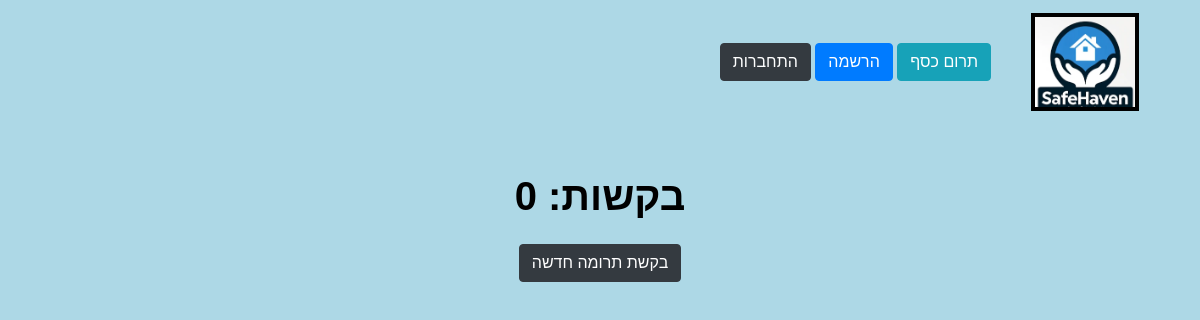
The app's page /forum/home/, older data.
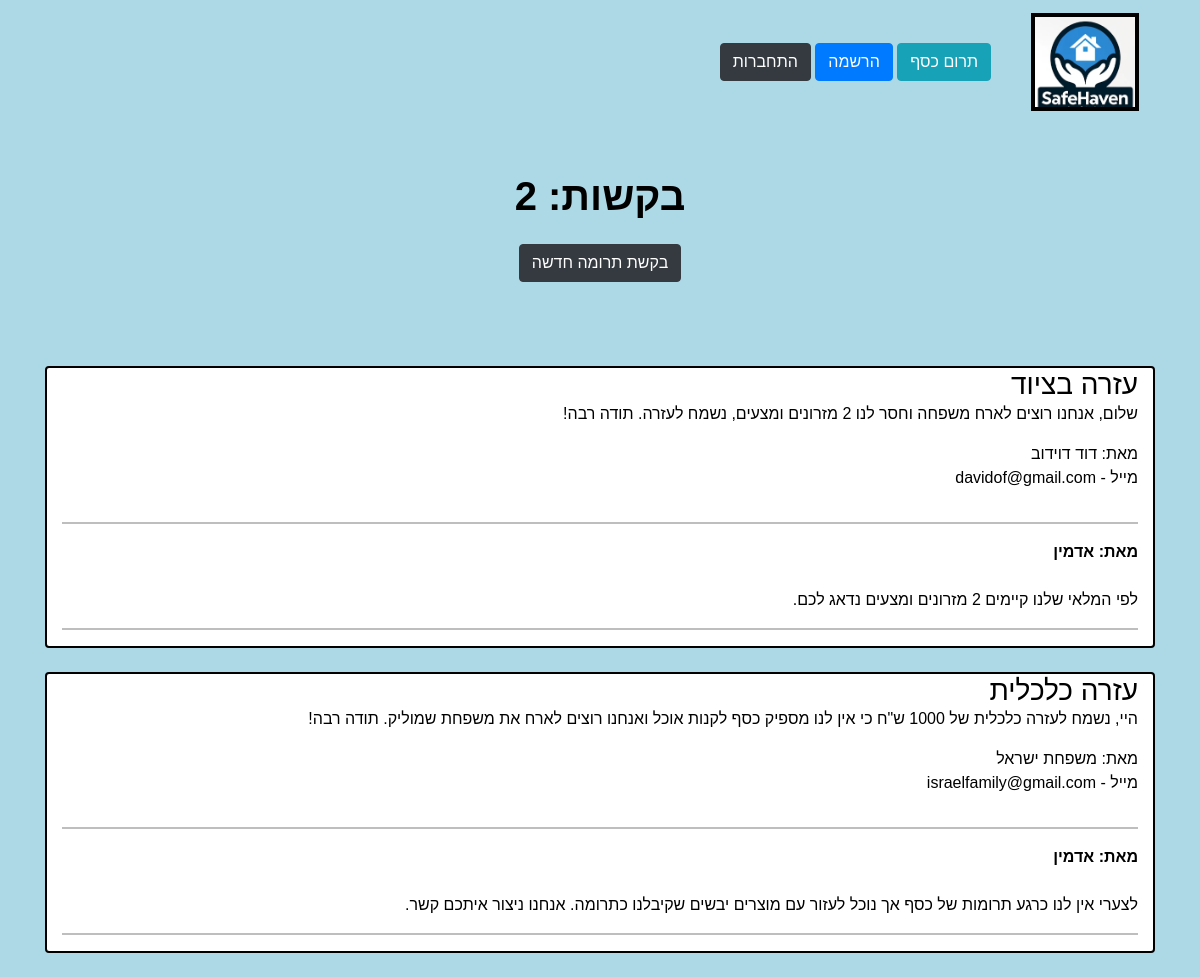
The same page, newer data.
### forum/models.py (models this page shows, shortened)
class forum(models.Model):
    name = models.CharField(max_length=200, default="אנונימי", verbose_name="שם")
    email = models.EmailField(max_length=200, null=True, verbose_name="אימייל")  # only email allowed
    topic = models.CharField(max_length=300, verbose_name="נושא")
    description = models.TextField(default=None, blank=True, verbose_name="תיאור")
    date_created = models.DateTimeField(auto_now_add=True, null=True, verbose_name="תאריך")
    class Meta:
        verbose_name_plural = "בקשות תרומה"

class Discussion(models.Model):
    forum = models.ForeignKey(forum, blank=True, on_delete=models.CASCADE, default=None, verbose_name="הנושא עליו תרצה להגיב")
    discuss = models.TextField(max_length=5000, default=None, blank=True, verbose_name="התגובה")
    name = models.CharField(max_length=100, blank=True, default=None, verbose_name="שם")
    class Meta:
        verbose_name_plural = "תגובות לבקשות תרומה"

### forum/views.py (the view)
# urls.py: path('home/', home, name='home'),
def home(request):
    forums = forum.objects.all()  # getting all subject -> to send for the template and display them
    count = forums.count()  # counting all subjects to show the count in the template
    discussions = []  # List of comments
    comment = CreateInDiscussion()
    for i in forums:
        discussions.append(i.discussion_set.all())  # adding the comments to each forum
    context = {'forums': forums,  # a dictionary to send all the info to the template
               'count': count,
               'discussions': discussions,
               'comment': comment}
    return render(request, 'forum/home.html', context)

### host/templatetags/user_filters.py (called while the page is built)
@register.filter(name='has_group')
def has_group(user, group_name):
    group = Group.objects.get(name=group_name)
    return group in user.groups.all()

### forum/templates/forum/home.html (shortened to what this page needs)
{% extends 'base_layout.html' %}
{% load static %}
{% block content %}
<center>
<br>
    <br>
    <h1><b>בקשות: {{ count }} </b></h1> <br>
    {% if user.is_authenticated and not user.is_superuser %}
            <a role="button" href="{% url 'forum:addInDiscussion' %} " class="btn btn-dark">רוצה להגיב?</a>
        {% elif user.is_superuser %}
            <a role="button" href="{% url 'forum:addInForum' %} " class="btn btn-dark">בקשת תרומה חדשה</a>
            <a role="button" href="{% url 'forum:addInDiscussion' %} " class="btn btn-dark">רוצה להגיב?</a>
        {% else %}
            <a role="button" href="{% url 'forum:addInForum' %} " class="btn btn-dark">בקשת תרומה חדשה</a>
    {% endif %}
</center>
    <div class="card-columns" style="padding: 10px; margin: 20px;"></div>
    <br>
    {% for forum in forums %}
        <div class="card box container">
            <h3>{{ forum.topic }}</h3>
            <p>{{ forum.description }}</p>
            <p style="text-align:right"> מאת: {{ forum.name }} <br>
                מייל - {{ forum.email }}</p>
            <hr>
            {% for discuss in discussions %}
                {% for objs in discuss %}
                    {% if objs.forum == forum %}
                        <b> מאת: {{ objs.name }}  </b>
                        <br>
                        {{ objs.discuss }}
                        <hr>
                    {% endif %}
                {% endfor %}
            {% endfor %}
        </div>
        <br>
    {% endfor %}
{% endblock %}

Row changes from the older to the newer data that the page shows:
added forum: topic "עזרה בציוד", description "שלום, אנחנו רוצים לארח משפחה וחסר לנו 2 מזרונים ומצעים, נשמח לעזרה. תודה רבה!", name "דוד דוידוב", email "davidof@gmail.com"
added Discussion: name "אדמין", discuss "לפי המלאי שלנו קיימים 2 מזרונים ומצעים נדאג לכם."
added forum: topic "עזרה כלכלית", description "היי, נשמח לעזרה כלכלית של 1000 ש\"ח כי אין לנו מספיק כסף לקנות אוכל ואנחנו רוצים לארח את משפחת שמוליק. תודה רבה!", name "משפחת ישראל", email "israelfamily@gmail.com"
added Discussion: name "אדמין", discuss "לצערי אין לנו כרגע תרומות של כסף אך נוכל לעזור עם מוצרים יבשים שקיבלנו כתרומה. אנחנו ניצור איתכם קשר."
Text that changed along with them:
{{ count }}: "0" → "2"
